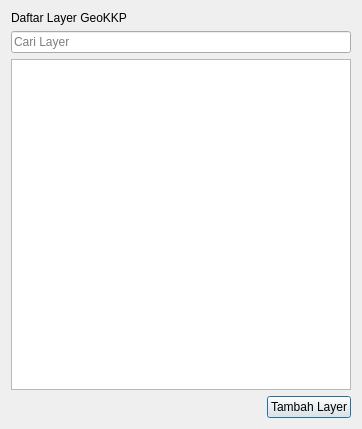
<?xml version="1.0" encoding="UTF-8"?>
<ui version="4.0">
 <class>AddLayer</class>
 <widget class="QDialog" name="AddLayer">
  <property name="geometry">
   <rect>
    <x>0</x>
    <y>0</y>
    <width>362</width>
    <height>429</height>
   </rect>
  </property>
  <property name="windowTitle">
   <string>Tambah Layer</string>
  </property>
  <layout class="QGridLayout" name="gridLayout">
   <item row="0" column="0">
    <layout class="QVBoxLayout" name="verticalLayout_2">
     <item>
      <layout class="QVBoxLayout" name="verticalLayout">
       <item>
        <widget class="QLabel" name="label">
         <property name="text">
          <string>Daftar Layer GeoKKP</string>
         </property>
         <property name="textFormat">
          <enum>Qt::AutoText</enum>
         </property>
        </widget>
       </item>
       <item>
        <widget class="QgsFilterLineEdit" name="cariDaftarLayer">
         <property name="frame">
          <bool>true</bool>
         </property>
         <property name="placeholderText">
          <string>Cari Layer</string>
         </property>
         <property name="clearButtonEnabled">
          <bool>false</bool>
         </property>
         <property name="showClearButton">
          <bool>true</bool>
         </property>
         <property name="showSearchIcon">
          <bool>true</bool>
         </property>
         <property name="showSpinner">
          <bool>false</bool>
         </property>
         <property name="qgisRelation" stdset="0">
          <string notr="true"/>
         </property>
        </widget>
       </item>
       <item>
        <widget class="QTreeWidget" name="daftarLayer">
         <property name="frameShape">
          <enum>QFrame::StyledPanel</enum>
         </property>
         <property name="frameShadow">
          <enum>QFrame::Sunken</enum>
         </property>
         <property name="lineWidth">
          <number>1</number>
         </property>
         <property name="dragEnabled">
          <bool>false</bool>
         </property>
         <property name="dragDropMode">
          <enum>QAbstractItemView::InternalMove</enum>
         </property>
         <property name="defaultDropAction">
          <enum>Qt::MoveAction</enum>
         </property>
         <property name="selectionMode">
          <enum>QAbstractItemView::ExtendedSelection</enum>
         </property>
         <property name="selectionBehavior">
          <enum>QAbstractItemView::SelectRows</enum>
         </property>
         <property name="animated">
          <bool>true</bool>
         </property>
         <property name="headerHidden">
          <bool>true</bool>
         </property>
         <property name="columnCount">
          <number>1</number>
         </property>
         <column>
          <property name="text">
           <string notr="true">1</string>
          </property>
         </column>
        </widget>
       </item>
      </layout>
     </item>
     <item>
      <layout class="QHBoxLayout" name="horizontalLayout">
       <item>
        <spacer name="horizontalSpacer">
         <property name="orientation">
          <enum>Qt::Horizontal</enum>
         </property>
         <property name="sizeHint" stdset="0">
          <size>
           <width>208</width>
           <height>20</height>
          </size>
         </property>
        </spacer>
       </item>
       <item>
        <widget class="QPushButton" name="pushButtonAddtoQGIS">
         <property name="text">
          <string>Tambah Layer</string>
         </property>
        </widget>
       </item>
      </layout>
     </item>
    </layout>
   </item>
  </layout>
 </widget>
 <customwidgets>
  <customwidget>
   <class>QgsFilterLineEdit</class>
   <extends>QLineEdit</extends>
   <header>qgsfilterlineedit.h</header>
  </customwidget>
 </customwidgets>
 <resources/>
 <connections/>
</ui>
